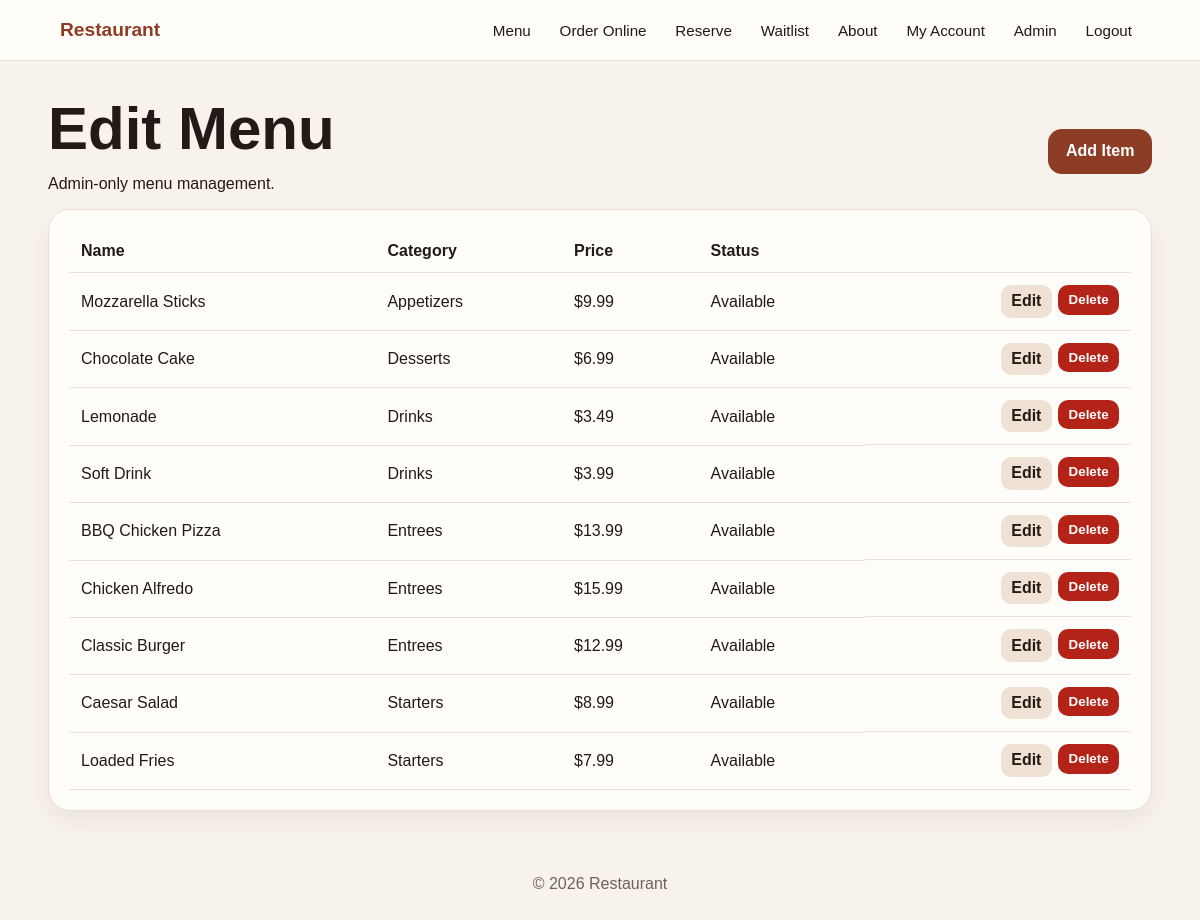
/admin/menu (signed in), run on the app's committed database.
### tables this page shows
CREATE TABLE menu_items (
        id INTEGER PRIMARY KEY AUTOINCREMENT,
        name TEXT NOT NULL,
        description TEXT NOT NULL,
        price REAL NOT NULL CHECK(price >= 0),
        category TEXT NOT NULL,
        is_popular INTEGER NOT NULL DEFAULT 0,
        is_available INTEGER NOT NULL DEFAULT 1,
        created_at TEXT NOT NULL
    );

### app.py (the view)
@app.route("/admin/menu")
@admin_required
def admin_menu():
    items = query_all("SELECT * FROM menu_items ORDER BY category, name")
    return render_template("admin_menu.html", items=items)

### app.py (called while the page is built, shortened)
def get_db() -> sqlite3.Connection:
    if "db" not in g:
        DATABASE.parent.mkdir(exist_ok=True)
        g.db = sqlite3.connect(DATABASE)
        g.db.row_factory = sqlite3.Row
        g.db.execute("PRAGMA foreign_keys = ON")
    return g.db

def query_one(sql: str, args: tuple = ()) -> Optional[sqlite3.Row]:
    return get_db().execute(sql, args).fetchone()

def query_all(sql: str, args: tuple = ()) -> list[sqlite3.Row]:
    return get_db().execute(sql, args).fetchall()

def seed_data():
    db = get_db()
    now = datetime.now().isoformat(timespec="seconds")
    if not query_one("SELECT id FROM users WHERE email = ?", (ADMIN_EMAIL,)):
        db.execute(
            "INSERT INTO users (name, email, password_hash, role, email_confirmed, created_at) VALUES (?, ?, ?, 'admin', 1, ?)",
            ("Admin User", ADMIN_EMAIL, generate_password_hash(ADMIN_PASSWORD), now),
        )
    if query_one("SELECT COUNT(*) AS c FROM dining_tables")["c"] == 0:
        tables = [("T1", 2), ("T2", 2), ("T3", 4), ("T4", 4), ("T5", 6), ("T6", 8)]
        db.executemany("INSERT INTO dining_tables (label, capacity) VALUES (?, ?)", tables)
    db.commit()

def current_user():
    user_id = session.get("user_id")
    if not user_id:
        return None
    return query_one("SELECT * FROM users WHERE id = ?", (user_id,))

@app.context_processor
def inject_globals():
    return {"current_user": current_user(), "year": datetime.now().year}

def admin_required(view):
    @wraps(view)
    def wrapped(*args, **kwargs):
        user = current_user()
        if not user or user["role"] != "admin":
            flash("Admin access required.", "danger")
            return redirect(url_for("login", next=request.path))
        return view(*args, **kwargs)
    return wrapped

@app.before_request
def ensure_db_ready():
    init_db(reset=False)

### templates/admin_menu.html (shortened to what this page needs)
{% extends 'base.html' %}
{% block content %}
<div class="page-head between"><div><h1>Edit Menu</h1><p>Admin-only menu management.</p></div><a class="button" href="{{ url_for('admin_menu_new') }}">Add Item</a></div>
<section class="card">
<table class="data-table"><thead><tr><th>Name</th><th>Category</th><th>Price</th><th>Status</th><th></th></tr></thead><tbody>
{% for item in items %}
<tr><td>{{ item.name }}</td><td>{{ item.category }}</td><td>${{ '%.2f'|format(item.price) }}</td><td>{% if item.is_available %}Available{% else %}Hidden{% endif %}</td><td class="table-actions"><a class="small-btn" href="{{ url_for('admin_menu_edit', item_id=item.id) }}">Edit</a><form method="post" action="{{ url_for('admin_menu_delete', item_id=item.id) }}" onsubmit="return confirm('Delete this item?')"><button class="small-btn danger">Delete</button></form></td></tr>
{% endfor %}
</tbody></table>
</section>
{% endblock %}

### static/css/style.css (style rules this page uses)
:root { --bg:#f7f2ea; --panel:#fffdf9; --text:#211a16; --muted:#6d625b; --line:#eadfd2; --accent:#8d3d26; --accent2:#254a35; --danger:#b42318; }
* { box-sizing: border-box; }
body { margin:0; font-family: Arial, Helvetica, sans-serif; background:var(--bg); color:var(--text); }
a { color:inherit; text-decoration:none; }
h1 { font-size:clamp(2rem, 5vw, 4rem); line-height:1.02; margin:.3rem 0 1rem; }
.button, button.button { display:inline-block; border:0; cursor:pointer; background:var(--accent); color:white; padding:.85rem 1.1rem; border-radius:14px; font-weight:700; }
.small-btn { border:0; cursor:pointer; background:#efe2d4; color:var(--text); padding:.45rem .65rem; border-radius:10px; font-weight:700; display:inline-block; }
.small-btn.danger { color:white; background:var(--danger); }
.card, .form-card, .stats-card { background:var(--panel); border:1px solid var(--line); border-radius:22px; padding:1.25rem; box-shadow:0 10px 24px rgba(50,30,10,.06); }
.between { display:flex; justify-content:space-between; gap:1rem; align-items:center; }
.data-table { width:100%; border-collapse:collapse; }
.data-table th, .data-table td { padding:.75rem; border-bottom:1px solid var(--line); text-align:left; }
.table-actions { display:flex; gap:.4rem; justify-content:flex-end; }

### data on the page
menu_items: name "Mozzarella Sticks", category "Appetizers", price "9.99", is_available "Available"
menu_items: name "Chocolate Cake", category "Desserts", price "6.99", is_available "Available"
menu_items: name "Lemonade", category "Drinks", price "3.49", is_available "Available"
menu_items: name "Soft Drink", category "Drinks", price "3.99", is_available "Available"
menu_items: name "BBQ Chicken Pizza", category "Entrees", price "13.99", is_available "Available"
menu_items: name "Chicken Alfredo", category "Entrees", price "15.99", is_available "Available"
menu_items: name "Classic Burger", category "Entrees", price "12.99", is_available "Available"
menu_items: name "Caesar Salad", category "Starters", price "8.99", is_available "Available"
menu_items: name "Loaded Fries", category "Starters", price "7.99", is_available "Available"
